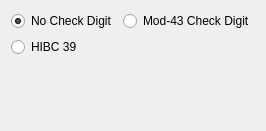
<?xml version="1.0" encoding="UTF-8"?>
<ui version="4.0">
 <class>grpC39</class>
 <widget class="QWidget" name="grpC39">
  <property name="geometry">
   <rect>
    <x>0</x>
    <y>0</y>
    <width>254</width>
    <height>131</height>
   </rect>
  </property>
  <property name="maximumSize">
   <size>
    <width>600</width>
    <height>16777215</height>
   </size>
  </property>
  <property name="windowTitle">
   <string>Form</string>
  </property>
  <layout class="QVBoxLayout" name="verticalLayout">
   <item>
    <layout class="QGridLayout" name="gridLayout">
     <item row="0" column="0">
      <widget class="QRadioButton" name="radC39Stand">
       <property name="text">
        <string>No Check Digit</string>
       </property>
       <property name="checked">
        <bool>true</bool>
       </property>
      </widget>
     </item>
     <item row="1" column="0">
      <widget class="QRadioButton" name="radC39HIBC">
       <property name="text">
        <string>HIBC 39</string>
       </property>
      </widget>
     </item>
     <item row="0" column="1">
      <widget class="QRadioButton" name="radC39Check">
       <property name="text">
        <string>Mod-43 Check Digit</string>
       </property>
      </widget>
     </item>
    </layout>
   </item>
   <item>
    <spacer name="verticalSpacer">
     <property name="orientation">
      <enum>Qt::Vertical</enum>
     </property>
     <property name="sizeHint" stdset="0">
      <size>
       <width>20</width>
       <height>40</height>
      </size>
     </property>
    </spacer>
   </item>
  </layout>
 </widget>
 <resources/>
 <connections/>
</ui>
